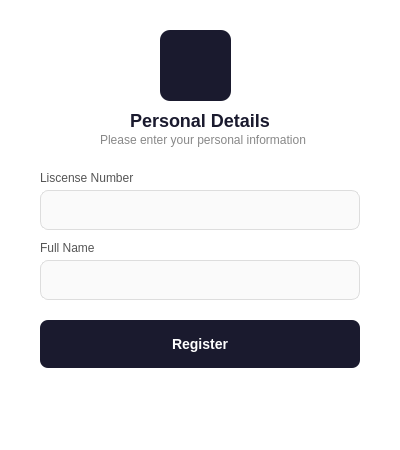
<?xml version="1.0" encoding="UTF-8"?>
<ui version="4.0">
 <class>personalDetailsForm</class>
 <widget class="QWidget" name="personalDetailsForm">
  <property name="geometry">
   <rect>
    <x>0</x>
    <y>0</y>
    <width>400</width>
    <height>450</height>
   </rect>
  </property>
  <property name="windowTitle">
   <string>Form</string>
  </property>
  <property name="styleSheet">
   <string notr="true">#personalDetailsForm {
    background-color: #ffffff;
    font-family: Segoe UI;
}
</string>
  </property>
  <widget class="QLabel" name="formPicture">
   <property name="geometry">
    <rect>
     <x>160</x>
     <y>30</y>
     <width>71</width>
     <height>71</height>
    </rect>
   </property>
   <property name="styleSheet">
    <string notr="true">background-color: #1a1a2e;
border-radius: 10px;
</string>
   </property>
   <property name="text">
    <string/>
   </property>
   <property name="pixmap">
    <pixmap resource="resource.qrc">:/images/personalDetailsLabel.webp</pixmap>
   </property>
   <property name="scaledContents">
    <bool>true</bool>
   </property>
  </widget>
  <widget class="QLabel" name="formTitle">
   <property name="geometry">
    <rect>
     <x>130</x>
     <y>110</y>
     <width>141</width>
     <height>20</height>
    </rect>
   </property>
   <property name="styleSheet">
    <string notr="true">font-size: 18px;
font-weight: bold;
color: #1a1a2e;
background-color: transparent;
</string>
   </property>
   <property name="text">
    <string>Personal Details</string>
   </property>
  </widget>
  <widget class="QLabel" name="formSubtitle">
   <property name="geometry">
    <rect>
     <x>100</x>
     <y>130</y>
     <width>211</width>
     <height>20</height>
    </rect>
   </property>
   <property name="styleSheet">
    <string notr="true">font-size: 12px;
color: #888888;
background-color: transparent;</string>
   </property>
   <property name="text">
    <string>Please enter your personal information</string>
   </property>
  </widget>
  <widget class="QLabel" name="liscenseNoLabel">
   <property name="geometry">
    <rect>
     <x>40</x>
     <y>170</y>
     <width>101</width>
     <height>16</height>
    </rect>
   </property>
   <property name="styleSheet">
    <string notr="true">font-size: 12px;
color: #555555;
background-color: transparent;
</string>
   </property>
   <property name="text">
    <string>Liscense Number</string>
   </property>
  </widget>
  <widget class="QLineEdit" name="liscenseEdit">
   <property name="geometry">
    <rect>
     <x>40</x>
     <y>190</y>
     <width>320</width>
     <height>40</height>
    </rect>
   </property>
   <property name="styleSheet">
    <string notr="true">background-color: #fafafa;
border: 1px solid #dddddd;
border-radius: 8px;
padding: 10px 14px;
font-size: 14px;
color: #1a1a2e;
</string>
   </property>
  </widget>
  <widget class="QLabel" name="fullNameLabel">
   <property name="geometry">
    <rect>
     <x>40</x>
     <y>240</y>
     <width>101</width>
     <height>16</height>
    </rect>
   </property>
   <property name="styleSheet">
    <string notr="true">font-size: 12px;
color: #555555;
background-color: transparent;
</string>
   </property>
   <property name="text">
    <string>Full Name</string>
   </property>
  </widget>
  <widget class="QLineEdit" name="fullNameEdit">
   <property name="geometry">
    <rect>
     <x>40</x>
     <y>260</y>
     <width>320</width>
     <height>40</height>
    </rect>
   </property>
   <property name="styleSheet">
    <string notr="true">background-color: #fafafa;
border: 1px solid #dddddd;
border-radius: 8px;
padding: 10px 14px;
font-size: 14px;
color: #1a1a2e;
</string>
   </property>
  </widget>
  <widget class="QPushButton" name="registerButton">
   <property name="geometry">
    <rect>
     <x>40</x>
     <y>320</y>
     <width>320</width>
     <height>48</height>
    </rect>
   </property>
   <property name="styleSheet">
    <string notr="true">background-color: #1a1a2e;
color: #ffffff;
border: none;
border-radius: 8px;
font-size: 14px;
font-weight: bold;
</string>
   </property>
   <property name="text">
    <string>Register</string>
   </property>
  </widget>
 </widget>
 <resources>
  <include location="resource.qrc"/>
 </resources>
 <connections/>
</ui>
